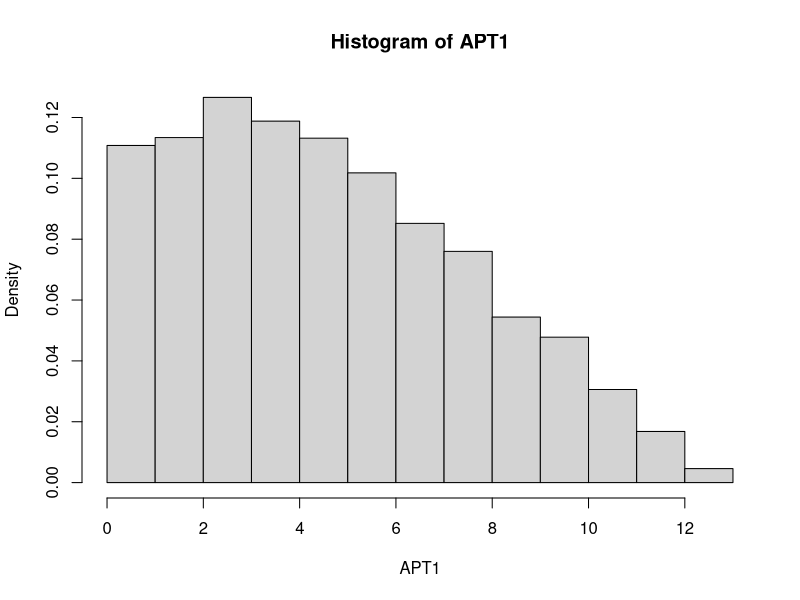
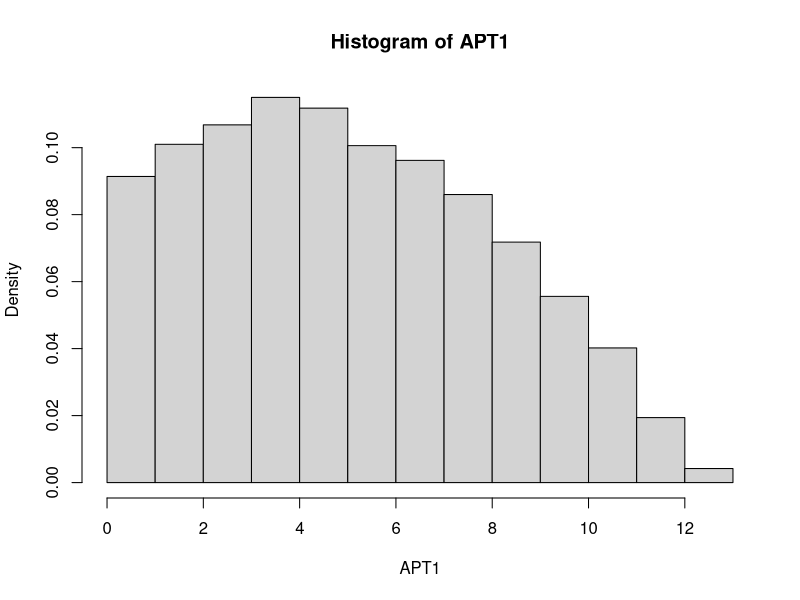
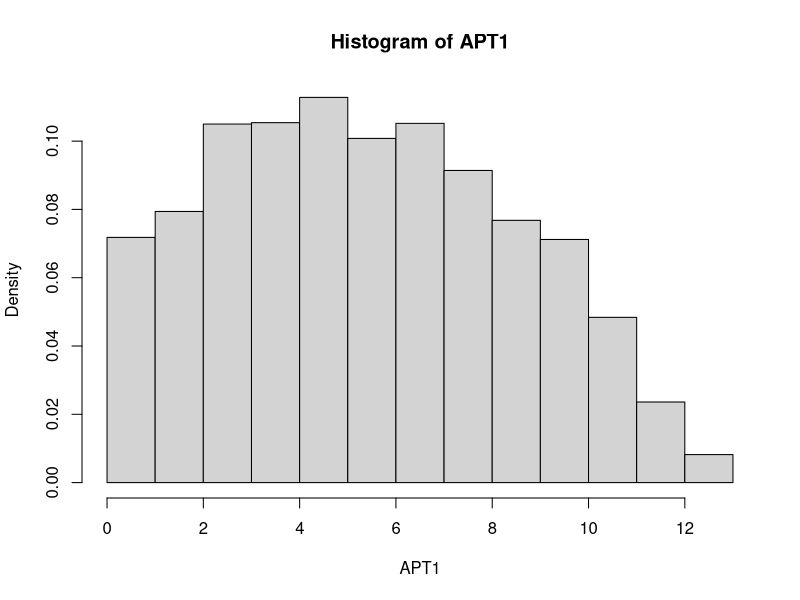
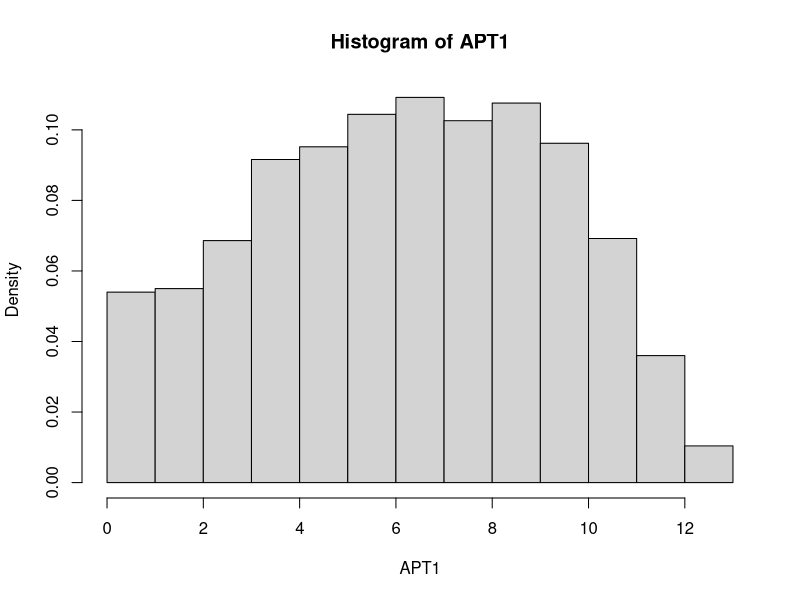
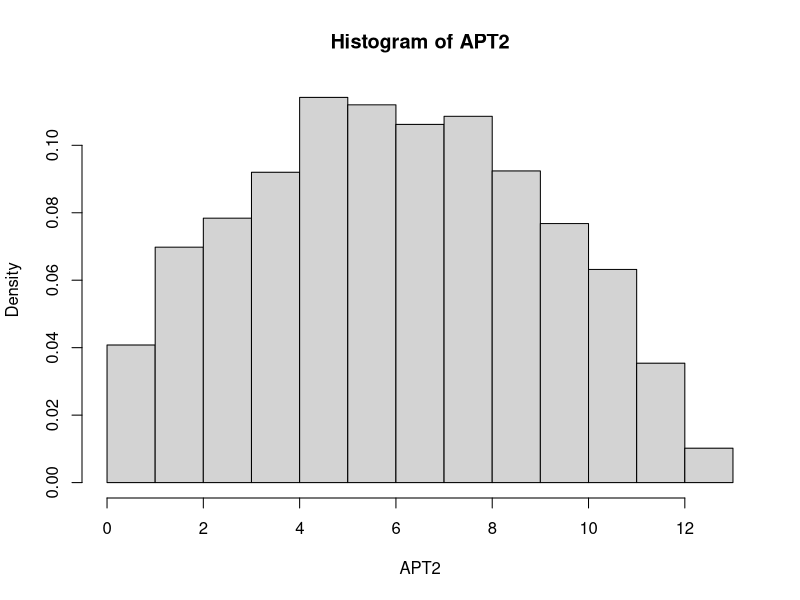
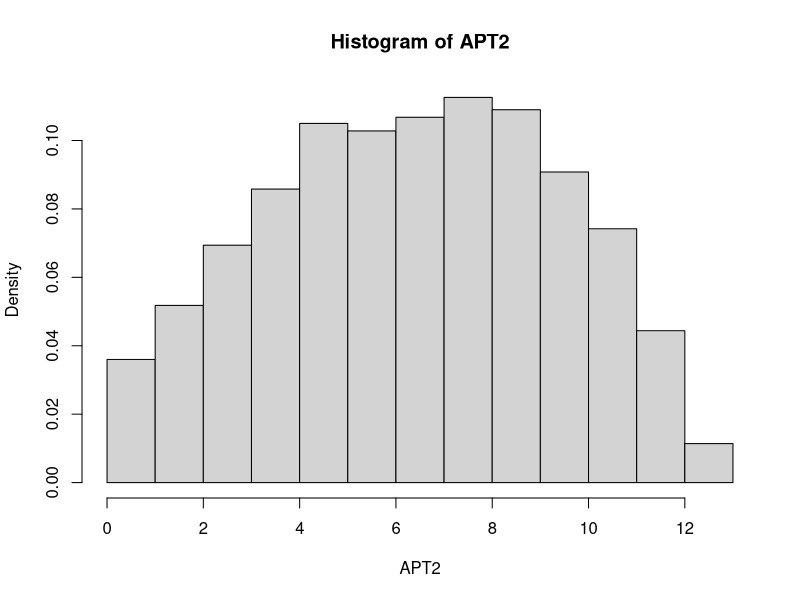
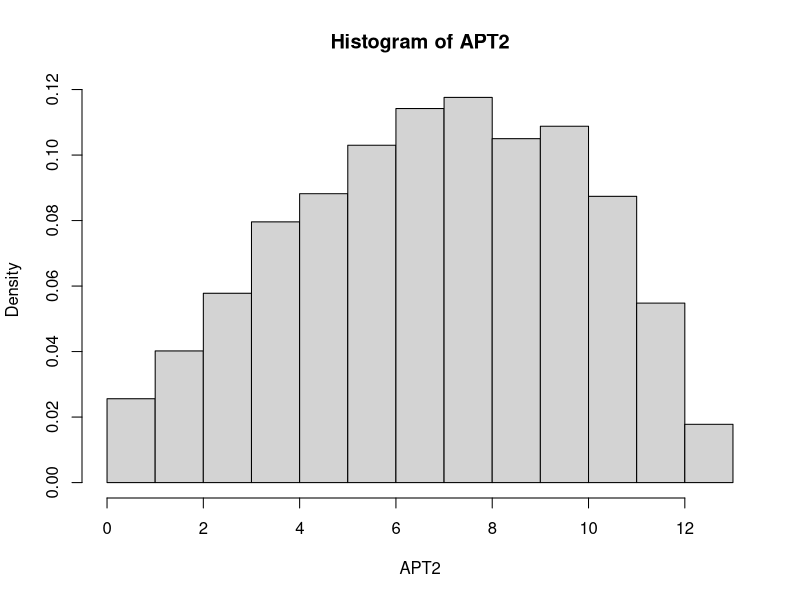
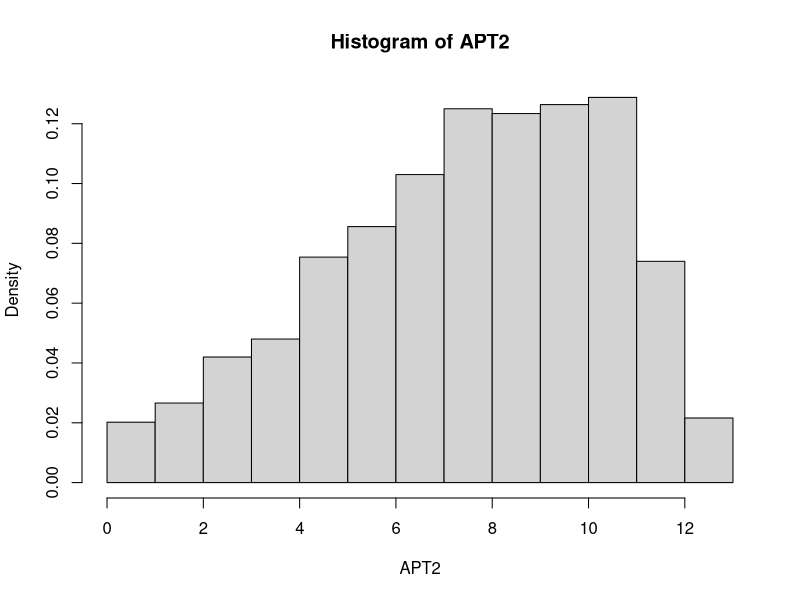

Generate these figures, in order, with R:
## ---- chunk 1
knitr::opts_chunk$set(echo = TRUE)
## ---- chunk 2
TSPDD <- function(pa, pb, n, c, burnin, batch) {
  arm_a_successes <- c(0)
  arm_a_failures <- c(0)
  arm_b_successes <- c(0)
  arm_b_failures <- c(0)
  
  arm_a_s <- c(0)
  arm_a_f <- c(0)
  arm_b_s <- c(0)
  arm_b_f <- c(0)
  
  APT_1 = 0
  APT_2 = 0
  
  abl <- c()
  
  for (i in 1:burnin) {
    # draw_a and draw_b are local variables, determine which arm add the first UR distribution
    draw_a <- runif(1)
    draw_b <- runif(1)
    
    if (draw_a > draw_b) {
      if (runif(1) < pa) {
        abl[i] <- 1
        arm_a_s <- arm_a_s + 1
      } else {
        abl[i] <- 0
        arm_a_f <- arm_a_f + 1
      }
    }
    else{
      if (runif(1) < pb) {
        abl[i] <- 1
        arm_b_s <- arm_b_s + 1
      }
      else {
        abl[i] <- 0
        arm_b_f <- arm_b_f + 1
      }
    }
    arm_a_successes[i] <- arm_a_s
    arm_a_failures[i] <- arm_a_f
    arm_b_successes[i] <- arm_b_s
    arm_b_failures[i] <- arm_b_f
    
  }
  for (i in (burnin + 1):n) {
    # update prior at 
    m = i %% batch 
    if (m == 0){
      draw_a <-
        rbeta(1, arm_a_successes[i - 1] + 1, arm_a_failures[i - 1] + 1)
      draw_b <-
        rbeta(1, arm_b_successes[i - 1] + 1, arm_b_failures[i - 1] + 1)
    }
    else{
      draw_a <-
        rbeta(1, arm_a_successes[i - m] + 1, arm_a_failures[i - m] + 1)
      draw_b <-
        rbeta(1, arm_b_successes[i - m] + 1, arm_b_failures[i - m] + 1)
    }
    # you can change 1000 to 10000 or whatever to make the result better.
    if (abs(draw_a - draw_b) < c) {
      draw_a <- runif(1)
      draw_b <- runif(1)
    } else {
      if (m == 0){
        draw_a <-
          rbeta(1, arm_a_successes[i - 1] + 1, arm_a_failures[i - 1] + 1)
        draw_b <-
          rbeta(1, arm_b_successes[i - 1] + 1, arm_b_failures[i - 1] + 1)
      }
      else{
        draw_a <-
          rbeta(1, arm_a_successes[i - m] + 1, arm_a_failures[i - m] + 1)
        draw_b <-
          rbeta(1, arm_b_successes[i - m] + 1, arm_b_failures[i - m] + 1)
      }
      
      if (draw_b >draw_a){
        APT_1 = APT_1 + 1
      }
    }
    if (draw_a > draw_b) {
      if (runif(1) < pa) {
        abl[i] <- 1
        arm_a_s <- arm_a_s + 1
      } else {
        abl[i] <- 0
        arm_a_f <- arm_a_f + 1
      }
    } else{
      if (runif(1) < pb) {
        abl[i] <- 1
        arm_b_s <- arm_b_s + 1
      } else {
        abl[i] <- 0
        arm_b_f <- arm_b_f + 1
      }
    }
    if (draw_b > draw_a){
      APT_2 <- APT_2 + 1
    }
    arm_a_successes[i] <- arm_a_s
    arm_a_failures[i] <- arm_a_f
    arm_b_successes[i] <- arm_b_s
    arm_b_failures[i] <- arm_b_f
  }
  #na: number of times arm A was pulled. nb: same
  na <- arm_a_successes + arm_a_failures
  nb <- arm_b_successes + arm_b_failures
  pa_est <- arm_a_successes / na
  pb_est <- arm_b_successes / nb
  # waldScore for confidence interval, is a way to analyze categorical data underlying chi-squared distribution
  WaldScore <-
    (pa_est - pb_est) / sqrt(pa_est * (1 - pa_est) / na + pb_est * (1 - pb_est) /nb)
  reward <- (na * pa + nb * pb) / c(1:n)
  return(c(WaldScore[n], reward[n], APT_1, APT_2))
  
}
## ---- chunk 3
normal_cv <- function(APT, alpha){
  m <- mean(APT)
  v <- var(APT)
  sd <- sqrt(v)
  normal_rej <- qnorm(1-alpha)
  cv <- normal_rej * sd + m
  return(cv)
}
## ---- chunk 4
empirical_cv <- function(APT, alpha){
  cdf = 0
  i = 0 
  while (cdf <= 1- alpha){
    p_i <-sum(APT == i)/length(APT)
    cdf <- sum(cdf, p_i)
    i = i + 1
  }
  return(i-1)
}
## ---- chunk 5
set.seed(0)
#calculate power and reward in case p0 < p1
alpha <- 0.05
effect_size <- 0
p0 <- 0.5 - effect_size / 2
p1 <- 0.5 + effect_size / 2
N <- 15 # sample_size(total number of trails in one simulation)
B <- 5000 # number of simulation 
c <- 0.1 # threshold
burn_in <- 2 
n <-  3 # batch_size
Ti <- N/n # num_batches
results <- array(dim = c(B, 4))
for (i in 1:B) {
  results[i,] <-
    TSPDD(
      pa = p0,
      pb = p1,
      n = N,
      c = c,
      burnin = burn_in, #burnin=1 means no burnin needs to be larger than batch-1, burnin=2 means there is one UR distribution before apply TSPost-Diff
      batch = n
    ) 
}
average_power = mean(results[, 1] > 1.96)
average_reward = mean(results[, 2])
APT1 = results[,3]
APT2 = results[,4]
#Histogram of APT1
hist(APT1, freq = FALSE)

# emipircal CV of APT1 is
em_cv <- empirical_cv(APT1,alpha)
paste('empirical CV is', em_cv)
# normal CV of APT1 is

norm_cv <- normal_cv(APT1,alpha)
paste('normal CV is', norm_cv)

# empirical cdf of APT1 is

F1 <- ecdf(APT1)

paste('empircal FPR is', 1-F1(em_cv))
paste('normal FPR is', 1-F1(floor(norm_cv)))
## ---- chunk 6
set.seed(0)
#calculate power and reward in case p1>p2
alpha <- 0.05
effect_size <- 0.05
p1 <- 0.5 - effect_size / 2
p2 <- 0.5 + effect_size / 2

for (i in 1:B) {
  results[i,] <-
    TSPDD(
      pa = p1,
      pb = p2,
      n = N,
      c = c,
      burnin = burn_in, #burnin=1 means no burnin needs to be larger than batch-1
      batch = n
    ) 
}
average_power = mean(results[, 1] > 1.96)
average_reward = mean(results[, 2])
APT1 = results[,3]
APT2 = results[,4]
#Histogram of APT1
hist(APT1, freq = FALSE)

F1 <- ecdf(APT1)

paste('empircal Power is', 1-F1(em_cv))
paste('normal Power is', 1-F1(floor(norm_cv)))
## ---- chunk 7
set.seed(0)
#calculate power and reward in case p1>p2
alpha <- 0.05
effect_size <- 0.1
p1 <- 0.5 - effect_size / 2
p2 <- 0.5 + effect_size / 2

for (i in 1:B) {
  results[i,] <-
    TSPDD(
      pa = p1,
      pb = p2,
      n = N,
      c = c,
      burnin = burn_in, #burnin=1 means no burnin needs to be larger than batch-1
      batch = n
    ) 
}
average_power = mean(results[, 1] > 1.96)
average_reward = mean(results[, 2])
APT1 = results[,3]
APT2 = results[,4]
#Histogram of APT1
hist(APT1, freq = FALSE)

F1 <- ecdf(APT1)

paste('empircal Power is', 1-F1(em_cv))
paste('normal Power is', 1-F1(floor(norm_cv)))
## ---- chunk 8
set.seed(0)
#calculate power and reward in case p1>p2
alpha <- 0.05
effect_size <- 0.2
p1 <- 0.5 - effect_size / 2
p2 <- 0.5 + effect_size / 2

for (i in 1:B) {
  results[i,] <-
    TSPDD(
      pa = p1,
      pb = p2,
      n = N,
      c = c,
      burnin = burn_in, #burnin=1 means no burnin needs to be larger than batch-1
      batch = n
    ) 
}
average_power = mean(results[, 1] > 1.96)
average_reward = mean(results[, 2])
APT1 = results[,3]
APT2 = results[,4]
#Histogram of APT1
hist(APT1, freq = FALSE)

F1 <- ecdf(APT1)

paste('empircal Power is', 1-F1(em_cv))
paste('normal Power is', 1-F1(floor(norm_cv)))
## ---- chunk 9
set.seed(0)
#calculate power and reward in case p1>p2
alpha <- 0.05
effect_size <- 0
p1 <- 0.5 - effect_size / 2
p2 <- 0.5 + effect_size / 2
results <- array(dim = c(B, 4))
for (i in 1:B) {
  results[i,] <-
    TSPDD(
      pa = p1,
      pb = p2,
      n = N,
      c = c,
      burnin = burn_in, #burnin=1 means no burnin needs to be larger than batch-1
      batch = n
    ) 
}
average_power = mean(results[, 1] > 1.96)
average_reward = mean(results[, 2])
APT1 = results[,3]
APT2 = results[,4]
#Histogram of APT1
hist(APT2, freq = FALSE)

# emipircal CV of APT1 is
em_cv <- empirical_cv(APT2,alpha)
paste('empirical CV is', em_cv)
# normal CV of APT1 is

norm_cv <- normal_cv(APT2,alpha)
paste('normal CV is', norm_cv)

# empirical cdf of APT1 is

F1 <- ecdf(APT2)

paste('empircal FPR is', 1-F1(em_cv))
paste('normal FPR is', 1-F1(floor(norm_cv)))
## ---- chunk 10
set.seed(0)
#calculate power and reward in case p1>p2
alpha <- 0.05
effect_size <- 0.05
p1 <- 0.5 - effect_size / 2
p2 <- 0.5 + effect_size / 2

for (i in 1:B) {
  results[i,] <-
    TSPDD(
      pa = p1,
      pb = p2,
      n = N,
      c = c,
      burnin = burn_in, #burnin=1 means no burnin needs to be larger than batch-1
      batch = n
    ) 
}
average_power = mean(results[, 1] > 1.96)
average_reward = mean(results[, 2])
APT1 = results[,3]
APT2 = results[,4]
#Histogram of APT1
hist(APT2, freq = FALSE)

F1 <- ecdf(APT2)

paste('empircal Power is', 1-F1(em_cv))
paste('normal Power is', 1-F1(floor(norm_cv)))
## ---- chunk 11
set.seed(0)
#calculate power and reward in case p1>p2
alpha <- 0.05
effect_size <- 0.1
p1 <- 0.5 - effect_size / 2
p2 <- 0.5 + effect_size / 2

for (i in 1:B) {
  results[i,] <-
    TSPDD(
      pa = p1,
      pb = p2,
      n = N,
      c = c,
      burnin = burn_in, #burnin=1 means no burnin needs to be larger than batch-1
      batch = n
    ) 
}
average_power = mean(results[, 1] > 1.96)
average_reward = mean(results[, 2])
APT1 = results[,3]
APT2 = results[,4]
#Histogram of APT1
hist(APT2, freq = FALSE)

F1 <- ecdf(APT2)

paste('empircal Power is', 1-F1(em_cv))
paste('normal Power is', 1-F1(floor(norm_cv)))
## ---- chunk 12
set.seed(0)
#calculate power and reward in case p1>p2
alpha <- 0.05
effect_size <- 0.2
p1 <- 0.5 - effect_size / 2
p2 <- 0.5 + effect_size / 2

for (i in 1:B) {
  results[i,] <-
    TSPDD(
      pa = p1,
      pb = p2,
      n = N,
      c = c,
      burnin = burn_in, #burnin=1 means no burnin needs to be larger than batch-1
      batch = n
    ) 
}
average_power = mean(results[, 1] > 1.96)
average_reward = mean(results[, 2])
APT1 = results[,3]
APT2 = results[,4]
#Histogram of APT1
hist(APT2, freq = FALSE)

F1 <- ecdf(APT2)

paste('empircal Power is', 1-F1(em_cv))
paste('normal Power is', 1-F1(floor(norm_cv)))
## ---- chunk 13
m <- mean(APT2)
sd <- sqrt(var(APT2))

hist((APT2-m)/sd)
